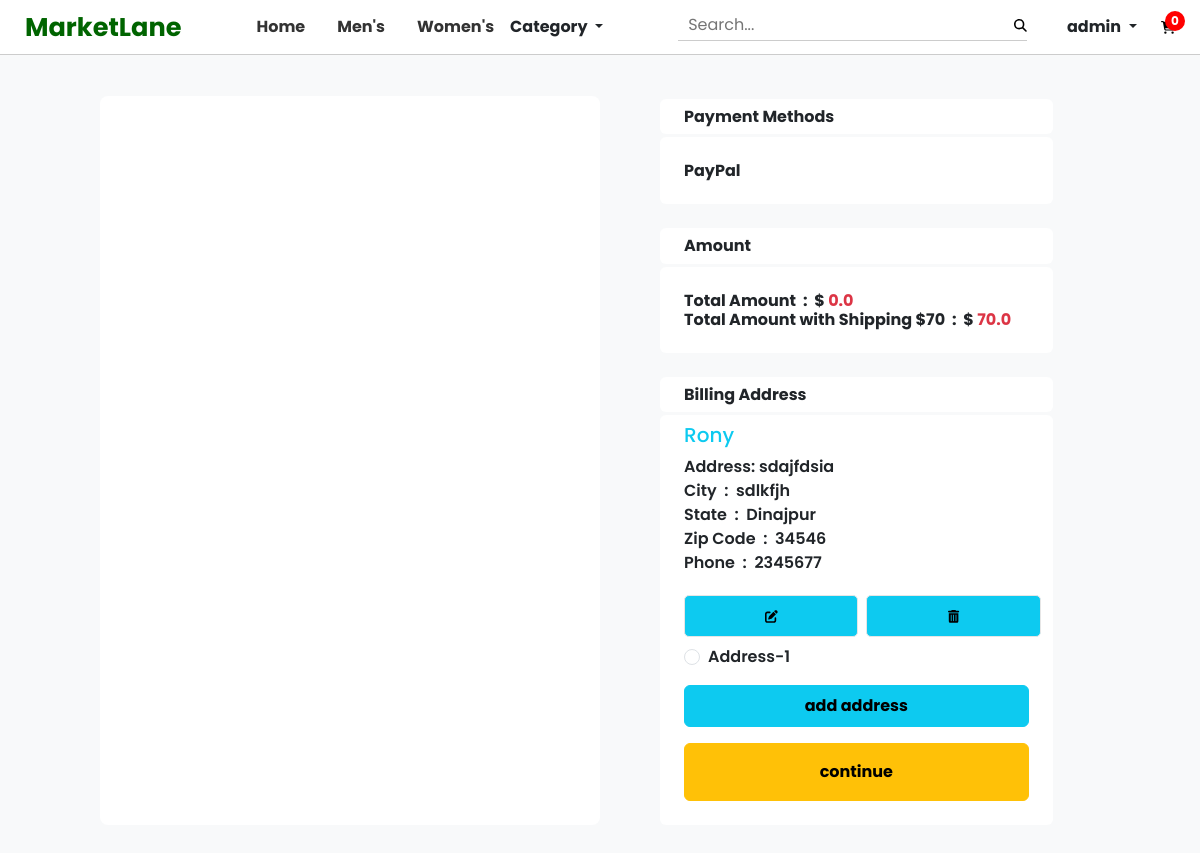
/checkout/ (signed in), run on an earlier commit of the app's database.
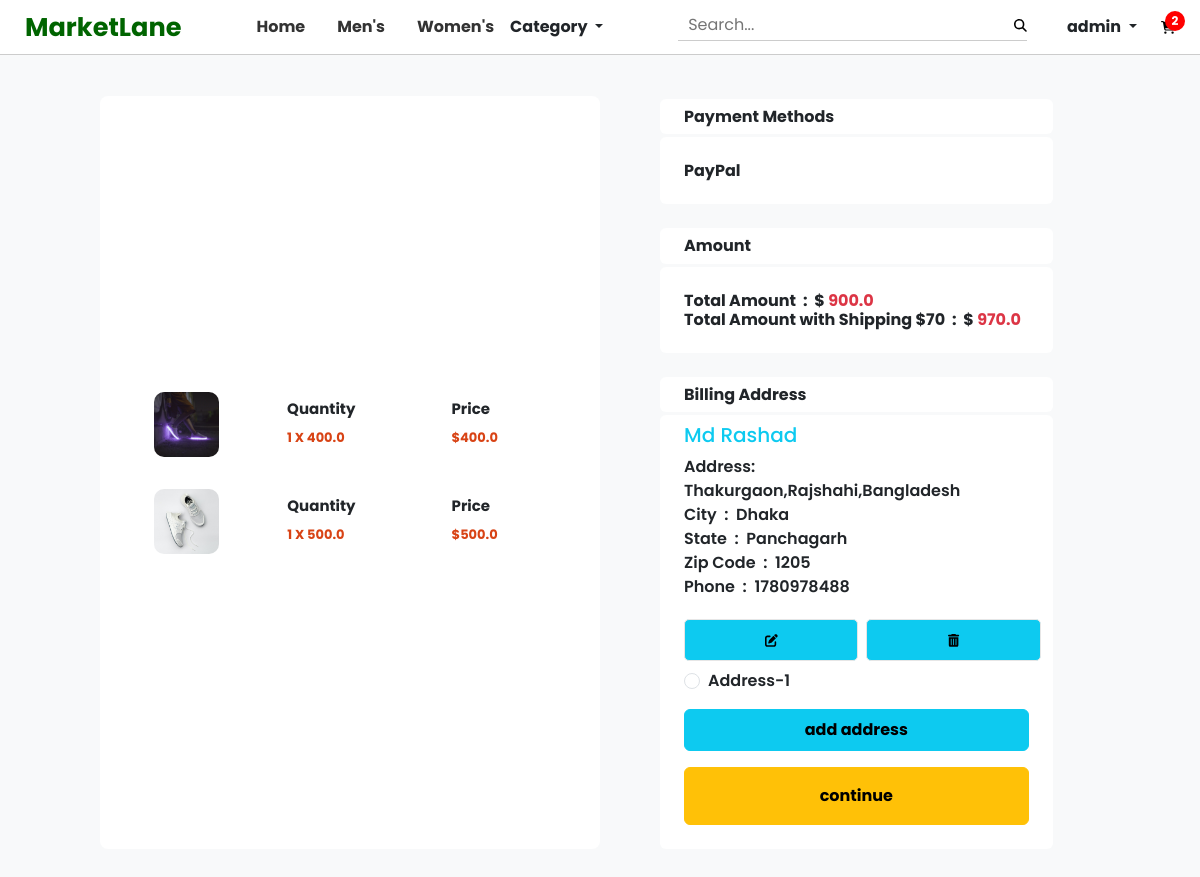
And on a later commit of the database.
### core/models.py (models this page shows, shortened)
class CustomerAddress(models.Model):
    STATE_CHOICES = [
        ('Rajshahi', (
                ('Bogura', 'Bogura'),
                ('Joypurhat', 'Joypurhat'),
                ('Naogaon', 'Naogaon'),
                ('Natore', 'Natore'),('Chapainawabganj', 'Chapainawabganj'),
                ('Pabna', 'Pabna'),('Rajshahi', 'Rajshahi'),
                ('Sirajganj', 'Sirajganj'),
            )
        ),
        ('Rangpur', (
                ('Dinajpur', 'Dinajpur'),
                ('Gaibandha', 'Gaibandha'),
                ('Kurigram', 'Kurigram'),
                ('Lalmonirhat', 'Lalmonirhat'),
                ('Nilphamari', 'Nilphamari'),('Panchagarh', 'Panchagarh'),
                ('Rangpur', 'Rangpur'),('Thakurgaon', 'Thakurgaon'),
            )
        ),
        ('Sylhet', (
                ('Habiganj', 'Habiganj'),
                ('Maulvibazar', 'Maulvibazar'),
                ('Sunamganj', 'Sunamganj'),('Sylhet', 'Sylhet'),
            )
        ),
        ('Barisal', (
                ('Barguna', 'Barguna'),
                ('Barisal', 'Barisal'),
                ('Bhola', 'Bhola'),
                ('Jhalokati', 'Jhalokati'),
                ('Patuakhali', 'Patuakhali'),
                ('Pirojpur', 'Pirojpur'),
            )
        ),
        ('Chittagong', (
                ('Bandarban', 'Bandarban'),
                ('Brahmanbaria', 'Brahmanbaria'),
                ('Chandpur', 'Chandpur'),
                ('Chittagong', 'Chittagong'),
                ('Comilla', 'Comilla'),
                ('Cox\'s Bazar', 'Cox\'s Bazar'),
                ('Feni', 'Feni'),
                ('Khagrachhari', 'Khagrachhari'),
                ('Lakshmipur', 'Lakshmipur'),
                ('Noakhali', 'Noakhali'),
                ('Rangamati', 'Rangamati'),
            )
        ),
        ('Dhaka', (
                ('Dhaka', 'Dhaka'),
                ('Faridpur', 'Faridpur'),
                ('Gazipur', 'Gazipur'),
                ('Gopalganj', 'Gopalganj'),
                ('Kishoreganj', 'Kishoreganj'),
                ('Madaripur', 'Madaripur'),
                ('Manikganj', 'Manikganj'),
                ('Munshiganj', 'Munshiganj'),
                ('Narayanganj', 'Narayanganj'),
                ('Narsingdi', 'Narsingdi'),
                ('Rajbari', 'Rajbari'),
                ('Shariatpur', 'Shariatpur'),
                ('Tangail', 'Tangail'),
            )
        ),
        ('Khulna', (
                ('Bagerhat', 'Bagerhat'),
                ('Chuadanga', 'Chuadanga'),
                ('Jessore', 'Jessore'),
                ('Jhenaidah', 'Jhenaidah'),
                ('Khulna', 'Khulna'),
                ('Kushtia', 'Kushtia'),
                ('Magura', 'Magura'),
                ('Meherpur', 'Meherpur'),
                ('Narail', 'Narail'),
                ('Satkhira', 'Satkhira'),
            )
        ),
        ('Mymensingh',(
                ('Jamalpur', 'Jamalpur'),
                ('Mymensingh', 'Mymensingh'),
                ('Netrakona', 'Netrakona'),
                ('Sherpur', 'Sherpur'),
            )
        ),
        ('Rajshahi', (
                ('Bogra', 'Bogra'),
                ('Chapainawabganj', 'Chapainawabganj'),
                ('Joypurhat', 'Joypurhat'),
                ('Naogaon', 'Naogaon'),
                ('Natore', 'Natore'),
                ('Pabna', 'Pabna'),
            )
        ),
    ]
    customer = models.ForeignKey(User, on_delete=models.CASCADE)
    name = models.CharField(max_length=100)
    address = models.CharField(max_length=200)
    city = models.CharField(max_length=100)
    state = models.CharField(choices=STATE_CHOICES, max_length=15)
    zip_code = models.CharField(max_length=20)
    phone = models.IntegerField()

class ProductCart(models.Model):
    user = models.ForeignKey(User, on_delete=models.CASCADE)
    product = models.ForeignKey(Product, on_delete=models.CASCADE)
    quantity = models.PositiveIntegerField(default=1)
    def get_total_cost(self):
        return self.quantity * self.product.selling_price

class Product(models.Model):
    title = models.CharField(max_length=100)
    selling_price = models.FloatField()
    discounted_price = models.FloatField(null=True, blank=True)
    description = models.TextField()
    category = models.CharField(choices=CATEGORY_CHOICES, max_length=2)
    gender = models.CharField(choices=GENDER_CHOICES, max_length=1)
    product_image = models.ImageField(upload_to='product images')

### core/views.py (the view)
# urls.py: path('checkout/', views.CheckoutView.as_view(), name='check_out'),
class CheckoutView(LoginRequiredMixin, View):
    login_url = reverse_lazy('user_login')
    def get(self, request, *args, **kwargs):
        cart = len(ProductCart.objects.filter(user=self.request.user))
        carts = ProductCart.objects.filter(user=request.user).order_by('-id')
        address = CustomerAddress.objects.filter(
            customer=request.user).order_by('-id')
        products_total_price = 0.0
        for obj in carts:
            products_total_price = products_total_price + obj.get_total_cost()
        products_total_price_with_shipping_price = products_total_price+70
        context = {
            'carts': carts,
            'address': address,
            'products_total_price': products_total_price,
            'products_total_price_with_shipping_price': products_total_price_with_shipping_price,
            'cart': cart
        }
        return render(request, 'core/check_out.html', context)

### core/templates/core/check_out.html (shortened to what this page needs)
{% extends "core/base.html" %}
{% load static %}
{% block css-link %}
  <link rel="stylesheet" href="{% static 'core/css/check_out.css' %}">
{% endblock css-link %}
{% block body-content %}
  <div class='bg'>
    <div class="container col-lg-10 col-md-12 mt-md-5 pb-5">
      <div class="row">
        <div class="col-lg-6 col-md-7 d-flex flex-column align-items-center justify-content-center bg-white rounded-3 mt-5">
          {% for cart in carts %}
            <div class="product-checkout-banner ">
              <div class="product-image">
                <img src="{{cart.product.product_image.url}}" alt="Product Image">
              </div>
              <div class="product-in">
                <div class="d-flex align-items-baseline">
                  <div class="mx-md-5 mx-3">
                    <h2 class="fm-puff">Quantity</h2>
                    <p class="price">{{cart.quantity}} X {{cart.product.selling_price}}</p>
                  </div>
                  <div class="mx-md-5 mx-3">
                    <h2 class="fm-puff">Price</h2>
                    <p class="price">${{cart.get_total_cost}}</p>
                  </div>
                </div>
              </div>
            </div>
          {% endfor %}
        </div>
          <div class="col-md-5 ms-lg-5 mt-5">
            <h6 class="rounded-2 bg-white py-2 px-4 fw-bold fm-puff ">Payment Methods</h6>
            <h6 class="rounded-2 bg-white py-4 px-4 fw-bold fm-puff mb-4">PayPal</h6>
            <h6 class="rounded-2 bg-white py-2 px-4 fw-bold fm-puff ">Amount</h6>
            <h6 class="rounded-2 bg-white py-4 px-4 fw-bold fm-puff mb-4 d-flex flex-column">
              <p>Total Amount&nbsp : &nbsp$&nbsp<span class="text-danger">{{products_total_price}}</span> </p>
              <p>Total Amount with Shipping $70 &nbsp:&nbsp $&nbsp<span class="text-danger">{{products_total_price_with_shipping_price}}</span> </p>
            </h6>
            <h6 class="rounded-2 bg-white py-2 px-4 fw-bold fm-puff">Billing Address</h6>
            <div class="rounded-2 bg-white py-2 px-4 fw-semibold add-form">
              <form action="/payment/done">
                {% for address in address %}
                <div class="billing-address fm-puff mb-3">
                  <h5 class="text-info">{{address.name|capfirst}}</h5>
                  <div class="d-flex flex-column align-items-start">
                    <p class="">Address: <span>{{address.address}}</span></p>
                    <p class="">City &nbsp:&nbsp {{address.city}}</p>
                    <p class="">State &nbsp:&nbsp {{address.state}}</p>
                    <p class="">Zip Code &nbsp:&nbsp {{address.zip_code}}</p>
                    <p class="">Phone &nbsp:&nbsp {{address.phone}}</p>
                  </div>
                  <div class="address-actions">
                    <a class="btn-icon btn-edit bg-info text-decoration-none"><i class="fas fa-edit"></i></a>
                    <a href="{% url 'customer_address_del' address.id %}" class="btn-icon btn-delete bg-info mx-2 "><i
                        class="fas fa-trash-alt"></i></a>
                  </div>
                  <div class="form-check">
                    <input class="form-check-input" type="radio" name="add_id" id="address-{{forloop.counter}}"
                      value="{{address.id}}" required>
                    <label class="form-check-label" for="address-{{forloop.counter}}">
                      Address-{{forloop.counter}}
                    </label>
                  </div>
                </div>
                {% endfor %}
                <a href="{% url 'customer_address' %}" class="btn btn-info py-2 my-3 d-block fw-bold">add address</a>
                <button type="submit" class="btn btn-warning py-3 my-3 d-block fw-bold fm-puff w-100">continue</button>
              </form>
            </div>
          </div>
      </div>
    </div>
  </div>
{% endblock body-content %}

### core/templates/core/navbar.html (shortened to what this page needs)
<div class="nav" id="navbar">
  <a href="{% url 'home' %}" class="logo">MarketLane</a>
  <div class="nav-a d-flex align-items-center list-unstyled">
    <a href="{% url 'home' %}">Home</a>
    <a href="{% url 'men_products' %}">Men's</a>
    <a href="{% url 'women_porducts' %}">Women's</a>
    <div class="dropdown">
      <a
        class="dropdown-toggle text-decoration-none text-dark"
        href="#"
        role="button"
        data-bs-toggle="dropdown"
        aria-expanded="false"
      >
        Category
      </a>
    </div>
  </div>
  <div class="d-flex align-items-center">
    <div class="search-container">
      <input type="text" placeholder="Search..." />
      <button type="submit"><i class="fa fa-search"></i></button>
    </div>
    <div class="nav-a">
      {% if request.user.is_authenticated %}
      <div class="dropdown mx-4">
        <a
          class="dropdown-toggle text-decoration-none text-dark"
          href="#"
          role="button"
          data-bs-toggle="dropdown"
          aria-expanded="false"
        >
          {{request.user}}
        </a>
      </div>
      {% else %}
      <a href="{% url 'user_registration' %}" class="d-inline mx-3"
        >login/register
      </a>
      {% endif %}
    </div>
    {% if request.user.is_authenticated %}
    <a class="cart-icon" href="{% url 'product_cart' %}">
      <span class="cart-count" id="cart-count">{{cart}}</span>
    </a>
    {% endif %}
  </div>
</div>

What changed in the data, as far as the page shows it:
removed CustomerAddress: name "Rony", address "sdajfdsia", city "sdlkfjh", state "Dinajpur", zip_code "34546", phone "2345677"
added ProductCart: product.product_image (picture), quantity "1", product.selling_price "400.0", get_total_cost "400.0"
added ProductCart: product.product_image (picture), quantity "1", product.selling_price "500.0", get_total_cost "500.0"
added CustomerAddress: name "Md Rashad", address "Thakurgaon,Rajshahi,Bangladesh", city "Dhaka", state "Panchagarh", zip_code "1205", phone "1780978488"
Also different on the page:
{{ cart }}: "0" → "2"
{{ products_total_price }}: "0.0" → "900.0"
{{ products_total_price_with_shipping_price }}: "70.0" → "970.0"
